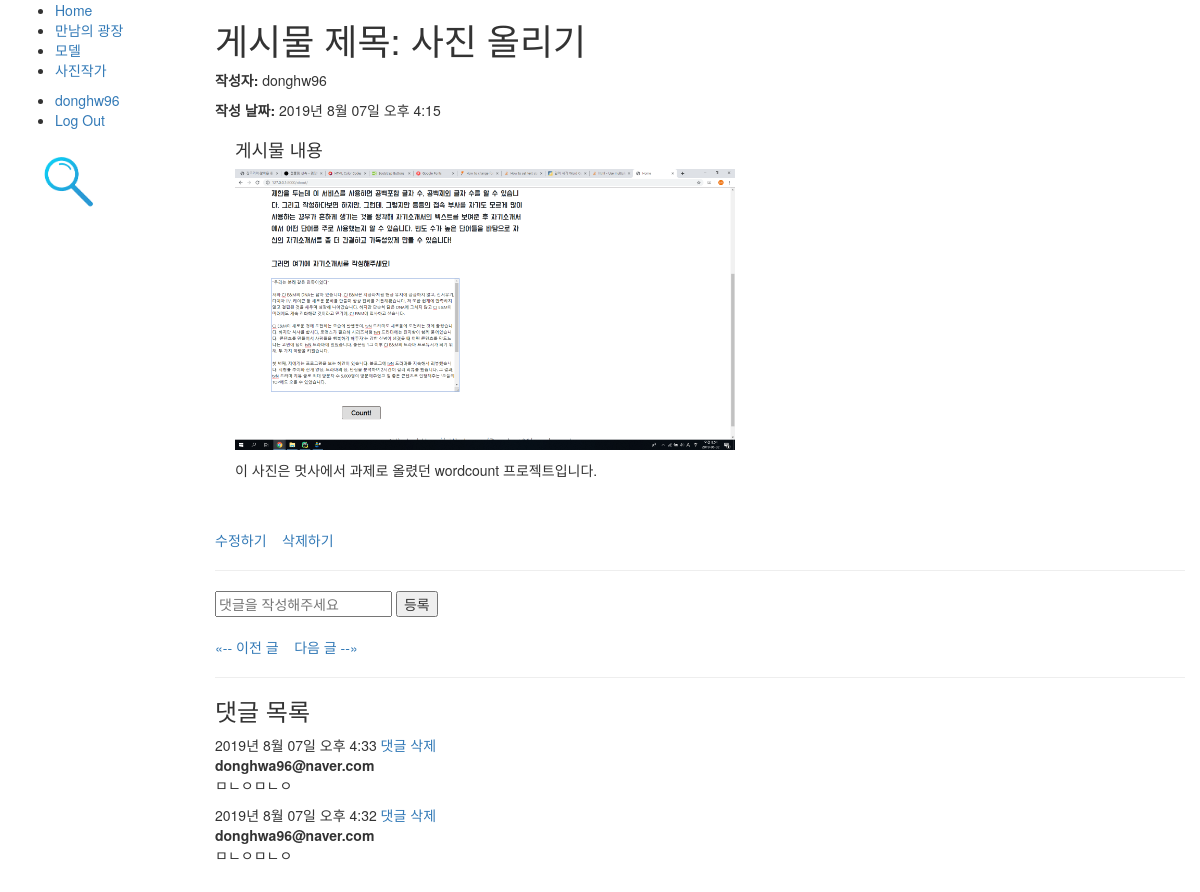
Screenshot of /blog/post/20 (signed in) with the database file from the repository.
### user/models.py (models this page shows, shortened)
class User(AbstractBaseUser, PermissionsMixin):
    email = models.EmailField(verbose_name=_('email address'), unique=True, blank=False)
    name = models.CharField('이름', max_length=30, blank=True)
    username = models.CharField('아이디', max_length=30, unique=True, blank=True)
    is_staff = models.BooleanField('스태프 권한', default=False)
    is_active = models.BooleanField('사용중', default=True)
    date_joined = models.DateTimeField('가입일', default=timezone.now)
    objects = UserManager()
    USERNAME_FIELD = 'email'  # email을 사용자의 식별자로 설정, user 모델에서 필드의 이름을 설명하는 문자열이다. 유니크 식별자로 사용됨.
    REQUIRED_FIELDS = ['username']  # 필수입력값(createsuperuser 커맨드로 유저를 생성할 때 나타날 필드 이름 목록
    class Meta:
        verbose_name = _('user')
        verbose_name_plural = _('users')
        swappable = 'AUTH_USER_MODEL'

### blog/models.py (models this page shows, shortened)
class Post(models.Model):
    writer = models.CharField(max_length=100)
    post_date = models.DateTimeField(auto_now_add=True)
    post_title = models.CharField(max_length=100)
    post_contents = RichTextUploadingField()
    post_hit = models.PositiveIntegerField(default=0)
    class Meta:
        ordering = ['-id']
    def get_absolute_url(self):
        return reverse_lazy('post_detail', args=[str(self.id)])
    def get_previous_post(self):
        return self.get_previous_by_post_date()
    def get_next_post(self):
        return self.get_next_by_post_date()

class Comment(models.Model):
    post = models.ForeignKey(Post, on_delete=models.CASCADE, null=True, related_name='comments')
    comment_date = models.DateTimeField(auto_now_add=True)
    comment_contents = models.CharField(max_length=200)
    comment_writer = models.ForeignKey(User, on_delete=models.CASCADE, null=True)
    class Meta:
        ordering = ['-id']

### blog/views.py (the view)
# urls.py: path('post/<int:pk>', views.PostDetailView.as_view(), name='post_detail'),
class PostDetailView(generic.DetailView):
    model = Post

### blog/templates/blog/post_detail.html (shortened to what this page needs)
{% extends './base.html' %}
{% block content %}
    <h1>게시물 제목: {{ post.post_title }}</h1>
    <p><strong>작성자:</strong> {{post.writer}}</p>
    <p><strong>작성 날짜:</strong> {{ post.post_date| date:'Y년  N d일 a f' }}</p>
    <div style="margin-left:20px;margin-top:20px">
      <h4>게시물 내용</h4>
      {{ post.post_contents | safe }}
    </div>
    <br><br>
    {% if user.username == post.writer %}
        <a href="{% url 'post_update' post.pk %}" onclick="return confirm('정말 이 게시물을 수정하겠습니까?')">수정하기</a>&nbsp;
        <a href="{% url 'post_delete' post.pk %}" onclick="return confirm('정말 이 게시물을 삭제하겠습니까?')">삭제하기</a>
    {% endif %}
    <hr>
    <form action="{% url 'comment_write' post_pk=post.pk %}" method="POST">
        <input type="text" name="content" placeholder="댓글을 작성해주세요">
        <input type="submit" value="등록"/>
    </form>
    <br>
    <p class = "posts">
        {% if post.get_previous_by_post_date %}
            <a href="{{ post.get_previous_post.get_absolute_url }}" title="View previous post">&laquo;-- 이전 글</a>
        {% endif %}
        {% if post.get_next_by_post_date %}
            <a href="{{ post.get_next_post.get_absolute_url }}" title="View next post"> 다음 글 --&raquo;</a>
        {% endif %}
    </p>
    <hr>
    <h3>댓글 목록</h3>
    {% for comment in post.comments.all %}
        <div class="comment">
            {{ comment.comment_date| date:'Y년  N d일 a f' }}
            {% if user.email != comment.comment_writer %}
                <a href="{% url 'comment_delete' post.pk comment.pk %}" onclick="return confirm('정말 이 댓글을 삭제하겠습니까?')">댓글 삭제</a>
            {% endif %}
            <br>
            <strong>{{ comment.comment_writer }}</strong>
            <p>{{ comment.comment_contents }}</p>
        </div>
    {% endfor %}
    <br><br><br><br><br><br><br><br><br><br>
{% endblock %}

### blog/templates/blog/base.html (shortened to what this page needs)
<!DOCTYPE html>
<html lang="en">
    <head>
        <link href="//maxcdn.bootstrapcdn.com/bootstrap/3.3.7/css/bootstrap.min.css" rel="stylesheet">
        {% load static %}
    </head>
    <body>
        <div class="container-fluid">
            <div class="row">
                <div class="col-sm-2">
                    {% block sidebar %}
                        <ul class="sidebar-nav">
                            <li><a href="{% url 'index' %}">Home</a></li>
                            <li><a href="{% url 'board_index' %}">만남의 광장</a></li>
                            <li><a href="">모델</a></li>
                            <li><a href="">사진작가</a></li>
                        </ul>
                        <ul class='sidebar-nav'>
                          {% if user.is_authenticated %}
                          <li><a href="">{{ user.username }}</a></li>
                          <li><a href="{% url 'logout' %}">Log Out</a></li>
                          {% else %}
                          <li><a href="{% url 'login' %}">로그인</a></li>
                          <li><a href="{% url 'signup' %}">회원가입</a></li>
                          {% endif %}
                        </ul>
                        <a href="{% url 'search' %}"><img src="{% static 'css/images.png' %}" width="100"></a>
                    {% endblock %}
                </div>
                <div class="col-sm-10">
                  {% block content %}{% endblock %}
                </div>
            </div>
      </div>
    </body>
</html>

### rows the page displays
User: username "donghw96"
Post: post_title "사진 올리기", writer "donghw96", post_date "2019년 8월 07일 오후 4:15", post_contents (picture), post_contents "이 사진은 멋사에서 과제로 올렸던 wordcount 프로젝트입니다."
Comment: comment_date "2019년 8월 07일 오후 4:33", shows "댓글 삭제", comment_writer "donghwa96@naver.com", comment_contents "ㅁㄴㅇㅁㄴㅇ"
Comment: comment_date "2019년 8월 07일 오후 4:32", shows "댓글 삭제", comment_writer "donghwa96@naver.com", comment_contents "ㅁㄴㅇㅁㄴㅇ"
